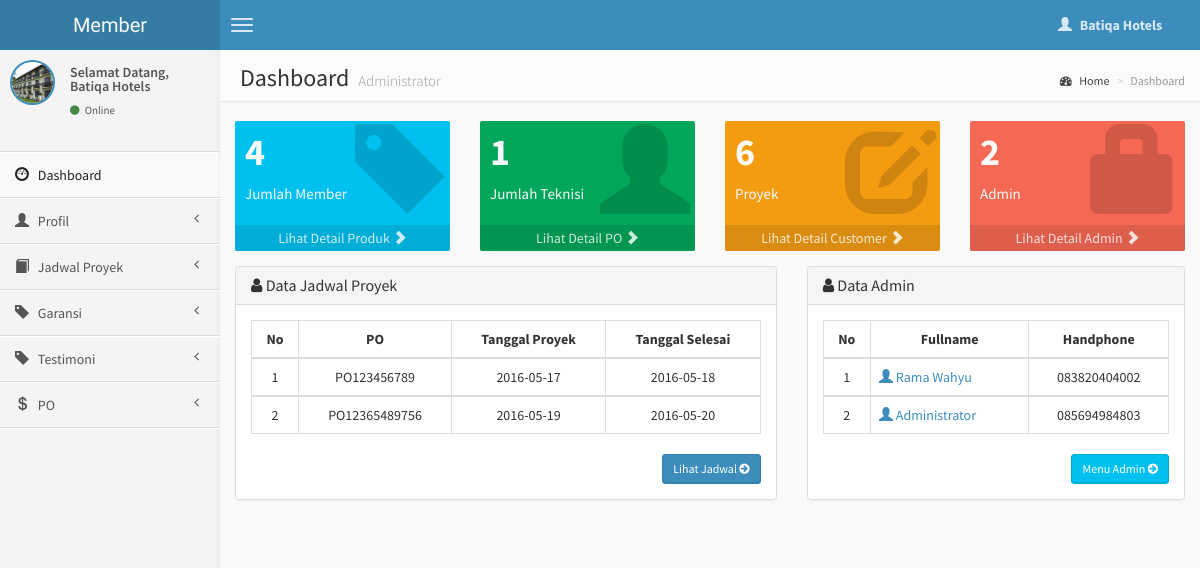
Page /member/index.php (signed in) on the committed database.
### tables this page shows
CREATE TABLE `jadwal_proyek` (
  `id_jadwal` int(4) NOT NULL,
  `id_jenis` int(4) NOT NULL,
  `id_member` int(4) NOT NULL,
  `id_teknisi` int(4) NOT NULL,
  `no_po` varchar(50) NOT NULL,
  `tgl_proyek` date NOT NULL,
  `tgl_selesai` date NOT NULL,
  `report` varchar(500) NOT NULL,
  `status` varchar(50) NOT NULL
);

### member/index.php (the view, shortened to what this page needs)
<?php
if (empty($_SESSION['username'])){
	header('location:../index.php');
} else {
?>
<!DOCTYPE html>
<html>
    <head>
        <link href="../dist/css/bootstrap.min.css" rel="stylesheet" type="text/css" />
        <link href="//cdnjs.cloudflare.com/ajax/libs/font-awesome/4.1.0/css/font-awesome.min.css" rel="stylesheet" type="text/css" />
        <link href="//code.ionicframework.com/ionicons/1.5.2/css/ionicons.min.css" rel="stylesheet" type="text/css" />
        <link href="../css/morris/morris.css" rel="stylesheet" type="text/css" />
        <link href="../css/jvectormap/jquery-jvectormap-1.2.2.css" rel="stylesheet" type="text/css" />
        <link href="../css/datepicker/datepicker3.css" rel="stylesheet" type="text/css" />
        <link href="../css/daterangepicker/daterangepicker-bs3.css" rel="stylesheet" type="text/css" />
        <link href="../css/bootstrap-wysihtml5/bootstrap3-wysihtml5.min.css" rel="stylesheet" type="text/css" />
        <link href="../css/AdminLTE.css" rel="stylesheet" type="text/css" />
    </head>
    <body class="skin-blue">
        <header class="header">
            <a href="index.html" class="logo">
                Member
            </a>
            <nav class="navbar navbar-static-top" role="navigation">
                <a href="#" class="navbar-btn sidebar-toggle" data-toggle="offcanvas" role="button">
                    <span class="icon-bar"></span>
                    <span class="icon-bar"></span>
                    <span class="icon-bar"></span>
                </a>
                <div class="navbar-right">
                    <ul class="nav navbar-nav">
                        <li class="dropdown user user-menu">
                            <a href="#" class="dropdown-toggle" data-toggle="dropdown">
                                <i class="glyphicon glyphicon-user"></i>
                                <span><?php echo $_SESSION['fullname']; ?> <i class="caret"></i></span>
                            </a>
<?php } ?>
                        </li>
                    </ul>
                </div>
            </nav>
        </header>
        <div class="wrapper row-offcanvas row-offcanvas-left">
            <aside class="left-side sidebar-offcanvas">
                <section class="sidebar">
                    <div class="user-panel">
                        <div class="pull-left image">
                            <img src="<?php echo $_SESSION['gambar']; ?>" class="img-circle" alt="User Image" style="border: 2px solid #3C8DBC;" />
                        </div>
                        <div class="pull-left info">
                            <p>Selamat Datang,<br /><?php echo $_SESSION['fullname']; ?></p>
                            <a href="#"><i class="fa fa-circle text-success"></i> Online</a>
                        </div>
                    </div>
                    <?php include "menu.php"; ?>
                </section>
            </aside>
            <aside class="right-side">
                <section class="content-header">
                    <h1>
                        Dashboard
                        <small>Administrator</small>
                    </h1>
                    <ol class="breadcrumb">
                        <li><a href="#"><i class="fa fa-dashboard"></i> Home</a></li>
                        <li class="active">Dashboard</li>
                    </ol>
                </section>
                <section class="content">
                    <div class="row">
                        <div class="col-lg-3 col-xs-6">
                            <?php $tampil=mysqli_query($koneksi, "select * from member order by id_member desc");
                        $total=mysqli_num_rows($tampil);
                    ?>
                            <div class="small-box bg-aqua">
                                <div class="inner">
                                    <h3>
                                        <?php echo "$total"; ?>
                                    </h3>
                                    <p>
                                       Jumlah Member
                                    </p>
                                </div>
                                <div class="icon">
                                    <span class="glyphicon glyphicon-tag"></span>
                                </div>
                                <a href="#" class="small-box-footer">
                                    Lihat Detail Produk <span class="glyphicon glyphicon-chevron-right"></span>
                                </a>
                            </div>
                        </div>
                        <div class="col-lg-3 col-xs-6">
                            <?php $tampil1=mysqli_query($koneksi, "select * from teknisi order by id_teknisi desc");
                        $dept=mysqli_num_rows($tampil1);
                    ?>
                            <div class="small-box bg-green">
                                <div class="inner">
                                    <h3>
                                        <?php echo "$dept"; ?>
                                    </h3>
                                    <p>
                                        Jumlah Teknisi
                                    </p>
                                </div>
                                <div class="icon">
                                    <span class="glyphicon glyphicon-user"></span>
                                </div>
                                <a href="#" class="small-box-footer">
                                    Lihat Detail PO <span class="glyphicon glyphicon-chevron-right"></span>
                                </a>
                            </div>
                        </div>
                        <div class="col-lg-3 col-xs-6">
                            <?php $tampil2=mysqli_query($koneksi, "select * from jadwal_proyek order by id_jadwal desc");
                        $pel=mysqli_num_rows($tampil2);
                    ?>
                            <div class="small-box bg-yellow">
                                <div class="inner">
                                    <h3>
                                        <?php echo "$pel"; ?>
                                    </h3>
                                    <p>
                                        Proyek
                                    </p>
                                </div>
                                <div class="icon">
                                    <span class="glyphicon glyphicon-edit"></span>
                                </div>
                                <a href="#" class="small-box-footer">
                                    Lihat Detail Customer <span class="glyphicon glyphicon-chevron-right"></span>
                                </a>
                            </div>
                        </div>
                        <div class="col-lg-3 col-xs-6">
                        <?php $tampil3=mysqli_query($koneksi, "select * from admin order by user_id desc");
                        $user=mysqli_num_rows($tampil3);
                    ?>
                            <div class="small-box bg-red">
                                <div class="inner">
                                    <h3>
                                       <?php echo "$user"; ?>
                                    </h3>
                                    <p>
                                        Admin
                                    </p>
                                </div>
                                <div class="icon">
                                    <span class="glyphicon glyphicon-lock"></span>
                                </div>
                                <a href="#" class="small-box-footer">
                                    Lihat Detail Admin <span class="glyphicon glyphicon-chevron-right"></span>
                                </a>
                            </div>
                        </div>
                    </div>
                    <div class="row">
                        <section class="col-lg-7 connectedSortable">
                            <div class="panel panel-default">
                        <div class="panel-heading">
                        <h3 class="panel-title"><i class="fa fa-user"></i> Data Jadwal Proyek </h3>
                        </div>
                        <div class="panel-body">
                    <?php
                    $query1="select * from jadwal_proyek where id_member='$_SESSION[user_id]'";
                    $hasil=mysqli_query($koneksi, $query1) or die(mysqli_error());
                    ?>
                  <table id="example" class="table table-hover table-bordered">
                  <thead>
                      <tr>
                        <th><center>No </center></th>
                        <th><center>PO </center></th>
                        <th><center>Tanggal Proyek</i></center></th>
                        <th><center>Tanggal Selesai</center></th>
                      </tr>
                  </thead>
                     <?php
                     $no=0;
                     while($data=mysqli_fetch_array($hasil))
                    { $no++; ?>
                    <tbody>
                    <td><center><?php echo $no; ?></center></td>
                    <td><center><?php echo $data['no_po'];?></center></td>
                    <td><center><?php echo $data['tgl_proyek'];?></center></td>
                    <td><center><?php
                    echo $data['tgl_selesai'];
                    ?></center></td>
                    </tr></div>
                 <?php
              }
              ?>
                <div class="text-right">
                  <a href="jadwal.php" class="btn btn-sm btn-primary">Lihat Jadwal <i class="fa fa-arrow-circle-right"></i></a>
                </div>
              </div>
              </div>
                        <section class="col-lg-5 connectedSortable">
                        <div class="panel panel-default">
                        <div class="panel-heading">
                        <h3 class="panel-title"><i class="fa fa-user"></i> Data Admin </h3>
                        </div>
                        <div class="panel-body">
                    <?php
                    $query2="select * from admin order by user_id desc limit 5";
                    $hasil1=mysqli_query($koneksi, $query2) or die(mysqli_error());
                    ?>
                  <table id="example" class="table table-hover table-bordered">
                  <thead>
                      <tr>
                        <th><center>No </center></th>
                        <th><center>Fullname </center></th>
                        <th><center>Handphone </center></th>
                      </tr>
                  </thead>
                     <?php
                     $no=0;
                     while($data1=mysqli_fetch_array($hasil1))
                    { $no++; ?>
                    <tbody>
                    <tr>
                    <td><center><?php echo $no; ?></center></td>
                    <td><a href="detail-admin.php?hal=edit&kd=<?php echo $data1['user_id'];?>"><span class="glyphicon glyphicon-user"></span> <?php echo $data1['fullname']; ?></a></td>
                    <td><center><?php echo $data1['hp']; ?></center></td>
                    </tr></div>
                 <?php
              }
              ?>
                <div class="text-right">
                  <a href="admin.php" class="btn btn-sm btn-info">Menu Admin <i class="fa fa-arrow-circle-right"></i></a>
                </div>
                        </section>
    </body>
</html>

### rows in the picture
jadwal_proyek: no_po "PO123456789", tgl_proyek "2016-05-17", tgl_selesai "2016-05-18"
jadwal_proyek: no_po "PO12365489756", tgl_proyek "2016-05-19", tgl_selesai "2016-05-20"

### other values in the picture
$_SESSION['fullname'] "Batiqa Hotels"
$total "4"
$dept "1"
$pel "6"
$user "2"
$data1['fullname'] "Rama Wahyu"
$data1['hp'] "083820404002"
$data1['fullname'] "Administrator"
$data1['hp'] "085694984803"
